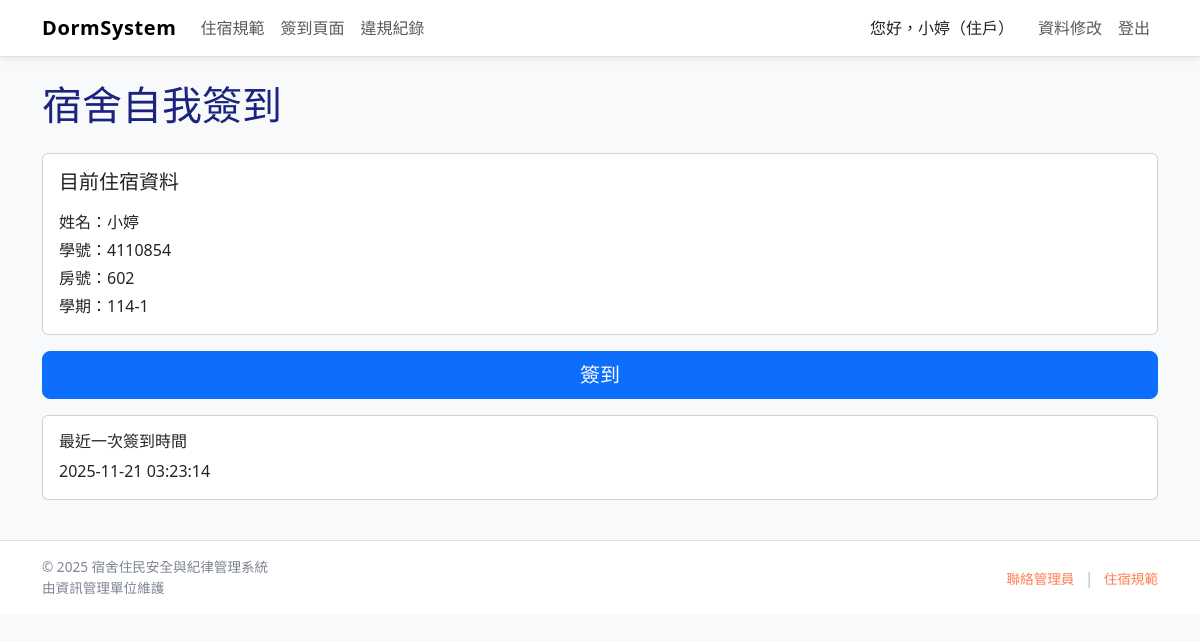
The page /checkin_self.php (signed in) on the database its author committed.
### tables this page shows
CREATE TABLE `household` (
  `id` int(10) UNSIGNED NOT NULL COMMENT '住宿流水號（主鍵）',
  `StID` varchar(20) NOT NULL COMMENT '學號（FK → users.account）',
  `semester` char(9) NOT NULL COMMENT '學期，如 114-1',
  `name` varchar(50) NOT NULL COMMENT '姓名（從 users 快取）',
  `gender` char(1) NOT NULL COMMENT '性別',
  `number` int(11) NOT NULL COMMENT '房號',
  `stphone` varchar(20) DEFAULT NULL COMMENT '學生電話',
  `Contact` varchar(50) DEFAULT NULL COMMENT '緊急聯絡人',
  `relation` varchar(10) DEFAULT NULL COMMENT '關係',
  `rephone` varchar(20) DEFAULT NULL COMMENT '緊急電話',
  `check_in_at` datetime NOT NULL DEFAULT current_timestamp() COMMENT '入住時間',
  `check_out_at` datetime DEFAULT NULL COMMENT '退宿時間（NULL 表示尚未退宿）'
);

CREATE TABLE `sign_in` (
  `id` int(10) UNSIGNED NOT NULL COMMENT '簽到紀錄編號',
  `household_id` int(10) UNSIGNED NOT NULL COMMENT 'FK → household.id',
  `StID` varchar(20) NOT NULL COMMENT '學號',
  `time` datetime NOT NULL DEFAULT current_timestamp() COMMENT '簽到時間',
  `method` enum('舍監登記','住戶登記') NOT NULL COMMENT '簽到方式'
);

### includes/auth.php (called while the page is built, shortened)
<?php
require_once __DIR__ . '/functions.php';
function current_user(): ?array {
    return $_SESSION['user'] ?? null;
}
function user_identity(): ?string {
    $u = current_user();
    return $u['identity'] ?? null;
}
function role_text(?string $id): string {
    $map = [
        '管理員' => '管理員',
        '舍監'   => '舍監',
        '住戶'   => '住戶',
    ];
    return $map[$id] ?? $id;
}

### includes/functions.php (called while the page is built, shortened)
<?php
function h(string $s): string {
    return htmlspecialchars($s, ENT_QUOTES, 'UTF-8');
}

### checkin_self.php (the view, shortened to what this page needs)
<?php
require_once "includes/auth.php";
require_once "includes/db.php";
$StID = $_SESSION['user']['account'] ?? null;
$message = "";
$last_checkin_time = null;
$sql = "SELECT * FROM household
        WHERE StID = ?
        ORDER BY id DESC
        LIMIT 1";
$stmt = $conn->prepare($sql);
$stmt->bind_param("s", $StID);
$stmt->execute();
$result = $stmt->get_result();
$household = $result->fetch_assoc();
if (!$household) {
    $message = "找不到你的住宿資料";
} else {
    $sql_last = "SELECT time
                 FROM sign_in
                 WHERE household_id = ?
                 ORDER BY time DESC
                 LIMIT 1";
    $stmt = $conn->prepare($sql_last);
    $stmt->bind_param("i", $household['id']);
    $stmt->execute();
    $result_last = $stmt->get_result();
    if ($row_last = $result_last->fetch_assoc()) {
        $last_checkin_time = $row_last['time'];
    }
}
?>
<!DOCTYPE html>
<html lang="zh-Hant">
<head>
    <link href="https://cdn.jsdelivr.net/npm/bootstrap@5.3.3/dist/css/bootstrap.min.css" rel="stylesheet">
    <link href="assets/css/main.css" rel="stylesheet">
</head>
<body class="bg-light">
<?php include "includes/navbar.php"; ?>
<main class="container py-4">
    <h1 class="mb-4">宿舍自我簽到</h1>
    <?php if (!$household): ?>
        <div class="alert alert-danger">
            <?= htmlspecialchars($message) ?>
        </div>
    <?php else: ?>
        <div class="card mb-3">
            <div class="card-body">
                <h5 class="card-title mb-3">目前住宿資料</h5>
                <p class="mb-1">姓名：<?= htmlspecialchars($household['name']) ?></p>
                <p class="mb-1">學號：<?= htmlspecialchars($household['StID']) ?></p>
                <p class="mb-1">房號：<?= htmlspecialchars($household['number']) ?></p>
                <p class="mb-0">學期：<?= htmlspecialchars($household['semester']) ?></p>
            </div>
        </div>
        <form method="post" class="mb-3">
            <button type="submit" class="btn btn-primary btn-lg w-100">
                簽到
            </button>
        </form>
        <div class="card">
            <div class="card-body">
                <h6 class="card-title mb-2">最近一次簽到時間</h6>
                <p class="mb-0">
                    <?php if ($last_checkin_time): ?>
                        <?= htmlspecialchars($last_checkin_time) ?>
                    <?php else: ?>
                        尚未有簽到紀錄
                    <?php endif; ?>
                </p>
            </div>
        </div>
    <?php endif; ?>
</main>
<?php include "includes/footer.php"; ?>
</body>
</html>

### includes/navbar.php (shortened to what this page needs)
<?php
require_once __DIR__ . '/auth.php';
require_once __DIR__ . '/functions.php';
$me       = current_user();
$identity = user_identity();
$roleText = role_text($identity);
?>
<header class="site-header">
    <nav class="navbar navbar-expand-lg navbar-light bg-white border-bottom site-nav">
        <div class="container">
            <a class="navbar-brand nav-brand-text" href="<?= BASE_URL ?>/index.php">
                DormSystem
            </a>
            <div class="collapse navbar-collapse" id="mainNav">
                <ul class="navbar-nav me-auto">
                    <li class="nav-item">
                        <a class="nav-link" href="<?= BASE_URL ?>/rules.php">住宿規範</a>
                    </li>
                    <li class="nav-item">
                        <a class="nav-link" href="<?= BASE_URL ?>/checkin_self.php">簽到頁面</a>
                    </li>
                    <li class="nav-item">
                        <a class="nav-link" href="<?= BASE_URL ?>/violation.php">違規紀錄</a>
                    </li>
                </ul>
                <ul class="navbar-nav d-flex align-items-center">
                    <?php if ($me): ?>
                        <li class="nav-item d-flex align-items-center">
                            <span class="navbar-text text-dark me-3">
                                您好，<?= h($me['name']) ?>（<?= h($roleText) ?>）
                            </span>
                        </li>
                        <li class="nav-item">
                            <a class="nav-link" href="<?= BASE_URL ?>/profile.php">資料修改</a>
                        </li>
                        <li class="nav-item">
                            <a class="nav-link" href="<?= BASE_URL ?>/logout.php">登出</a>
                        </li>
                    <?php else: ?>
                        <li class="nav-item">
                            <a class="btn btn-main" href="<?= BASE_URL ?>/login.php">登入系統</a>
                        </li>
                    <?php endif; ?>
                </ul>
            </div>
        </div>
    </nav>
</header>

### assets/CSS/main.css (style rules this page uses)
body { background-color: #f8f8f8; color: #1a237e; margin: 0; }
.site-nav { box-shadow: 0 2px 8px rgba(0, 0, 0, 0.08); }
.nav-brand-text { font-weight: 700; letter-spacing: 0.03em; }

### rows shown on the page
household: name "小婷", StID "4110854", number "602", semester "114-1"
sign_in: time "2025-11-21 03:23:14"

### other values the page prints
$roleText "住戶"
